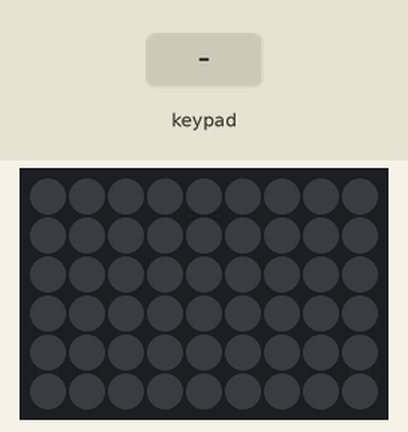
Bench run of a program on a simulated Arduino Mega 2560, built with avr-gcc and run on an emulated ATmega2560. Shown: 9×6 RGB LED matrix (first LED top left, wired row by row). Inputs (shaded band) come from the test bench. Dim RGB values are drawn brighter than linear.

Above: at 1.2 s.
1.3 s: keypad keys 1 2 3 4 pressed 0.4 s apart
At 2.8 s:
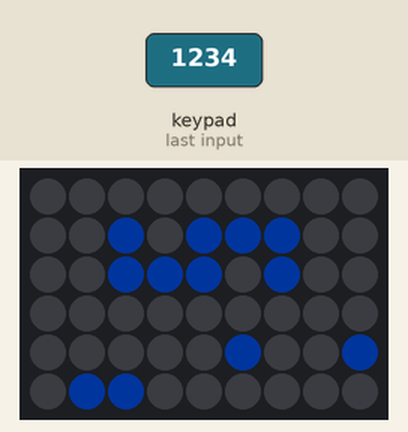
4.4 s: key '"' pressed
At 5.0 s:
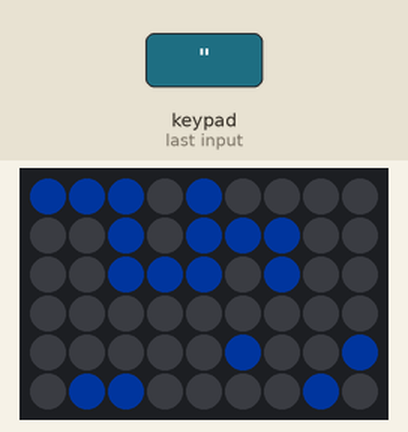
5.9 s: key '#' pressed
At 6.3 s:
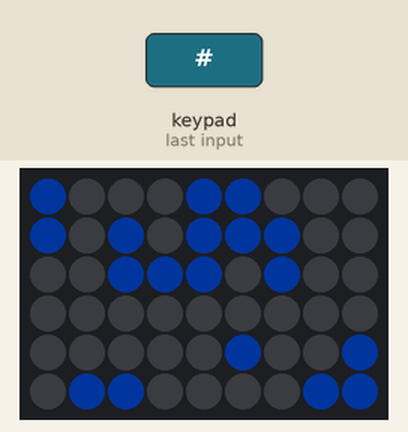
7.4 s: keypad keys 1 2 3 4 # pressed 0.4 s apart
At 10.1 s:
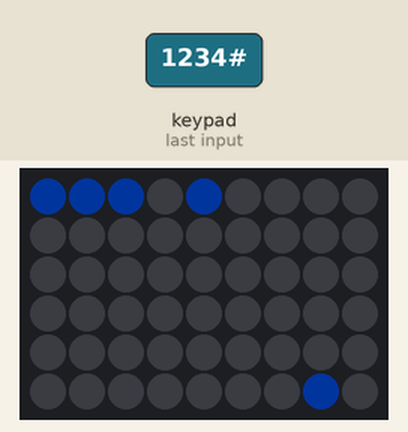
Timing chart, 0 to 11.6 s (numbered marks = the images above; inputs shaded):
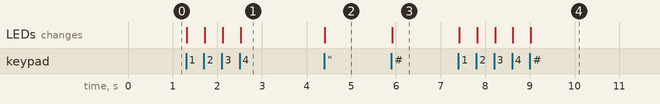

Measured:
- after the input at 1.3 s, the LEDs: first change at once (image 1 shows a later state)
- after the input at 4.4 s, the LEDs: change at once (image 2)
- after the input at 5.9 s, the LEDs: change at once (image 3)
- after the input at 7.4 s, the LEDs: first change at once (image 4 shows a later state)

The program:

main.cpp
```cpp
// #include <Arduino.h>
#include <FastLED.h>
#include "Keypad.h"
#include "LightAll.h"

#define LED_PIN     2
#define COLOR_ORDER RGB
#define CHIPSET     WS2811
#define NUM_LEDS    54

CRGB leds[NUM_LEDS];

const byte ROWS = 6;
const byte COLS = 9;
char keys[6][9] = {
  {1, 2, 3, 4, 5, 6, 7, 8, 9},
  {10, 11, 12, 13, 14, 15, 16, 17,18},
  {19, 20, 21, 22, 23, 24, 25, 26,27},
  {28, 29, 30, 31, 32, 33, 34, 35,36},
  {37, 38, 39, 40, 41, 42, 43, 44,45},
  {46, 47, 48, 49, 50, 51, 52, 53,54},
};
byte rowPins[ROWS] = {32, 33, 34, 35, 36, 37}; //connect to the row pinouts of the kpd
byte colPins[COLS] = {22, 23, 24, 25, 26, 27, 28, 29, 30}; //connect to the column pinouts of the kpd
Keypad kpd = Keypad( makeKeymap(keys), rowPins, colPins, ROWS, COLS );

LightAll lightAll=LightAll(leds,CRGB(0,10,30));
unsigned long startTimeF;

void setup() {
  // put your setup code here, to run once:
  Serial.begin(9600);
  FastLED.addLeds<CHIPSET,LED_PIN,COLOR_ORDER>(leds,NUM_LEDS).setCorrection(TypicalLEDStrip);
  // lightAll.light(3);
  lightAll.getLed();
  FastLED.show();
  startTimeF=millis();
}

void loop() {
  if(kpd.getKeys()){
    for(int i=0;i<LIST_MAX;i++){
      if(kpd.key[i].kstate==PRESSED){
        if(kpd.key[i].stateChanged){
          lightAll.light(kpd.key[i].kcode);
        }
      }
    }
  }
  if((millis()-startTimeF)>1000/60){
    lightAll.getLed();
    FastLED.show();
    startTimeF=millis();
  }
}
```
